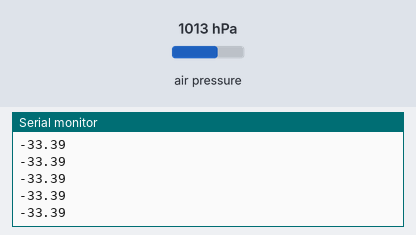
Bench run of a sketch on a simulated Arduino Uno, built with avr-gcc and run on an emulated ATmega328P. Shown: the last lines printed to the serial monitor. The inputs (shaded band) are chosen by the test bench; at power-on: air pressure 1013 hPa.

Above: at 1.2 s.
1.3 s: air pressure set to 952 hPa
At 1.33 s:
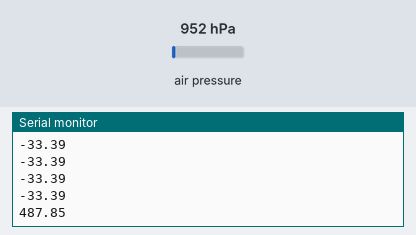
2.8 s: air pressure set to 975 hPa
At 2.86 s:
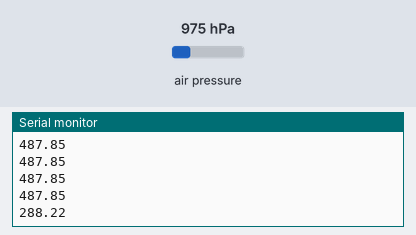
Timing chart, 0 to 5.8 s (numbered marks = the images above; inputs shaded):
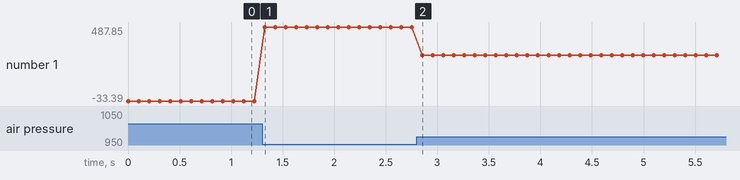

The sketch:

pressure.ino
```cpp
#include <Adafruit_BMP280.h>
#include <Wire.h>
#include <SPI.h>

Adafruit_BMP280 bmp;

void setup(){
	Serial.begin(9600);
	if(!bmp.begin()){
		Serial.println("Error with BMP sensor");
	}
	bmp.setSampling(Adafruit_BMP280::MODE_NORMAL,
					Adafruit_BMP280::SAMPLING_X2,
					Adafruit_BMP280::SAMPLING_X16,
					Adafruit_BMP280::FILTER_X16,
					Adafruit_BMP280::STANDBY_MS_500);
}
void loop(){
	Serial.println(bmp.readAltitude(1009.00));
	delay(100);
}
```

Measured:
- after the input at 1.3 s, the serial monitor: prints a new line at once (image 1)
- after the input at 2.8 s, the serial monitor: prints a new line after 0.06 s (image 2)
- plotted number 1: -33.39 → 487.85 after the input at 1.3 s, 487.85 → 288.2 after the input at 2.8 s
